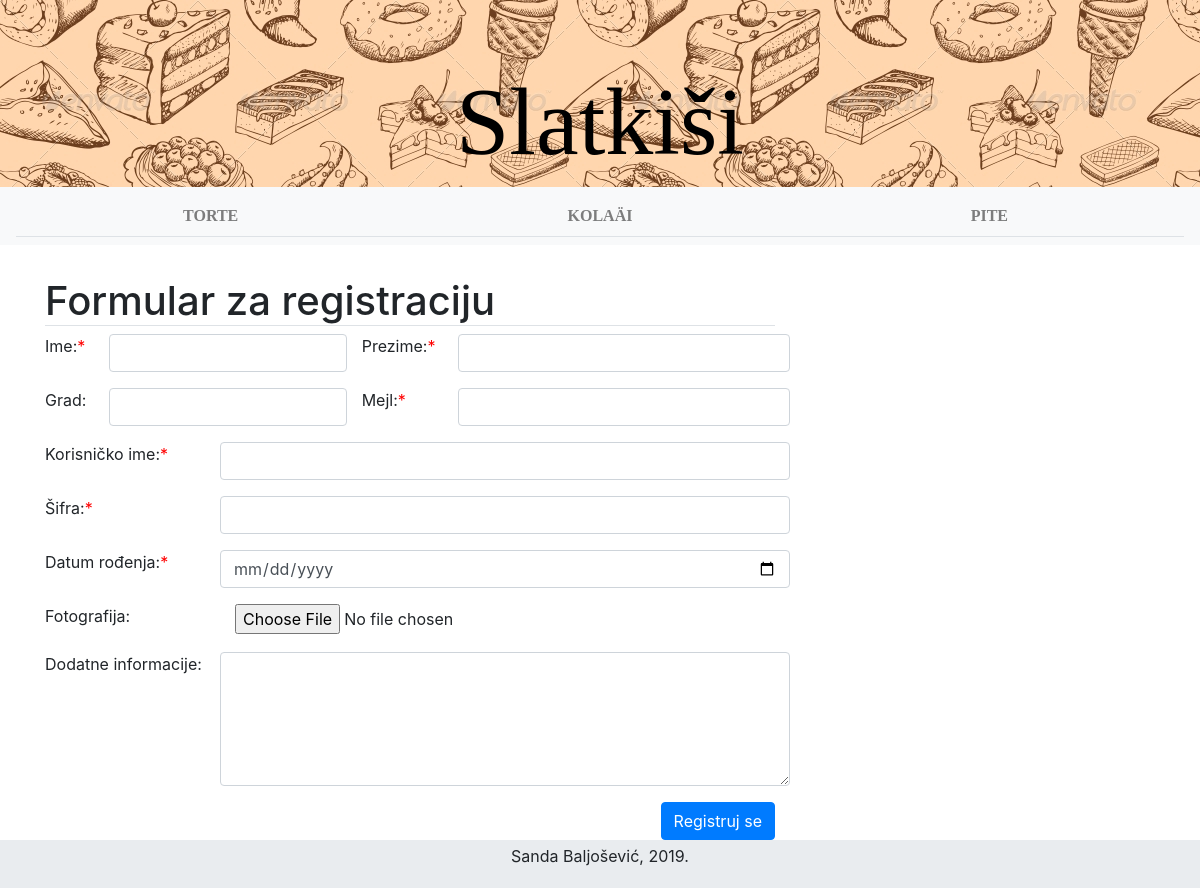
Screenshot of /registracija.php with the database file from the repository.
### tables this page shows
CREATE TABLE IF NOT EXISTS `kategorija` (
  `ID` int(10) UNSIGNED NOT NULL AUTO_INCREMENT,
  `Naziv` text NOT NULL,
  `Stranica` text NOT NULL,
  PRIMARY KEY (`ID`)
);

### common.php (the view, shortened to what this page needs)
<?php
function getKategorijaNavbar($conn) {
	$sql = "select id as ID, Naziv as kat, Stranica as s from kategorija order by id";
	$kategorije = "";
	if ($result = mysqli_query($conn, $sql)) {
		if (mysqli_num_rows($result) > 0) {
			$kategorije = "<nav class=\"navbar navbar-expand-md bg-light justify-content-center navbar-light\">
								<button class=\"navbar-toggler\" type=\"button\" data-toggle=\"collapse\" data-target=\"#collapsibleNavbar\">
									<span class=\"navbar-toggler-icon\"></span>
								</button>
								<div class=\"collapse navbar-collapse\" id=\"collapsibleNavbar\">
									<ul class=\"navbar-nav nav-tabs nav-justified w-100\">";
			while ($row = mysqli_fetch_assoc($result)) {
				$a = "";
				$kat = "<li class=\"nav-item\">
							<a class=\"nav-link text-uppercase font-weight-bold kategorije ".$a."\" id=\"".$row["ID"]."\">".$row["kat"]."</a>
						</li>";
				$kategorije = $kategorije.$kat;
			}
			$kategorije = $kategorije.'
						</ul>
					</div>
					<script>
						$(document).ready(function(e){
								$(".kategorije").click(function(){
									var id = this.id;
									$.ajax({
									type: "POST",
									url: "obrada.php",
									data: {setKategorijaSesija: "True", katID: id},
									success: function(arg) {
										window.location.href = "prikazKategorija.php";
									},
									error: function(arg) {
										alert(arg);
									}
									});
								});
							});
					</script>
				</nav>';
		}
		else {
			die("Greška u komunikaciji sa bazom podataka");
		}
	}
	else {
		die("Greška pri konekciji sa bazom podataka: ".mysqli_error($conn));
	}
	return $kategorije;
}
?>

### rows the page displays
kategorija: Naziv "TORTE"
kategorija: Naziv "KOLAÄI"
kategorija: Naziv "PITE"
